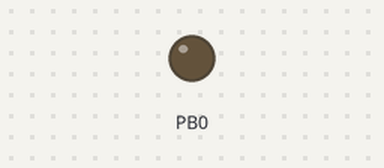
This program was run on a simulated ATtiny85, built with avr-gcc and emulated at 1 MHz. Parts: output pins drawn as LEDs (lit = HIGH).

Above: at 0.05 s.
At 1.05 s:
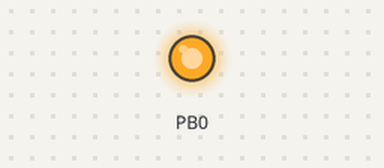
At 1.65 s:
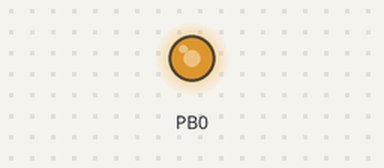
At 2.65 s:
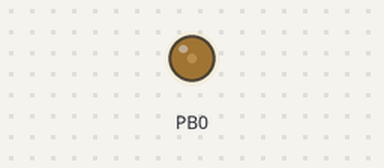
Timing chart, 0 to 7.0 s (numbered marks = the images above):
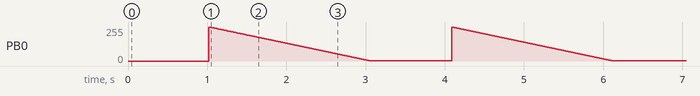

The program:

main.c
```c
/*
 * main.c
 *
 *  Created on: Oct 4, 2015
 *      Author: JohnnyP
 *      http://www.ermicro.com/blog/?p=224
 */


#include <avr/io.h>
#include <util/delay.h>

//#define TCCR0A (*(volatile uint8_t *)((0x2A) + 0x20))
#define TCCR0B (*(volatile uint8_t *)((0x33) + 0x20))
#define TCCR0A _SFR_IO8(0x2A)
#define OCR0A (*(volatile uint8_t *)((0x29) + 0x20))

#define WGM00 0
#define WGM01 1
#define FOC0A 7

int main(void)
{
	int i = 0;

	DDRB |= 1 << PINB0;  // Set PORTB PINB0 as PWM Output (Pin #5 OC0A)

	// Data sheet p79 PWM mode 3 (WGM02 -> 0 WGM01 ->1 WGM00 -> 1) Fast PWM 0xFF BOTTOM(2) MAX(1)
	/* Bits 1:0 – WGM0[1:0]: Waveform Generation Mode
	Combined with the WGM02 bit found in the TCCR0B Register, these bits control the counting sequence of the
	counter, the source for maximum (TOP) counter value, and what type of waveform generation to be used, see
	Table 11-5. Modes of operation supported by the Timer/Counter unit are: Normal mode (counter), Clear Timer on
	Compare Match (CTC) mode, and two types of Pulse Width Modulation (PWM) modes (see “Modes of Operation”
	on page 71)*/

	//TCCR0A = 0b10000011;
	TCCR0A |= (1 << FOC0A) | (1 << WGM01) | (1 << WGM00);

	// Data sheet p80 Clock Select Bit Description CS00 -> 1 clkI/O/(No prescaling)
	// Note that if you do not initialize this register,
	// all the bits will remain as zero and the timer/counter will remain stopped.
	//TCCR0B = 0b00000001;
	TCCR0B |= 1 << CS00;

	// Initialize counter
	TCNT0 = 0;

	while(1)
	{
		while (i < 255)
		{
			// By varying the OCR0A register the width of the pulse is modulated
			OCR0A = i++;
			_delay_ms(4);
		}

		while (i > 0)
		{
			OCR0A = i--;
			_delay_ms(8);
		}
	}
	return 0;
}
```
